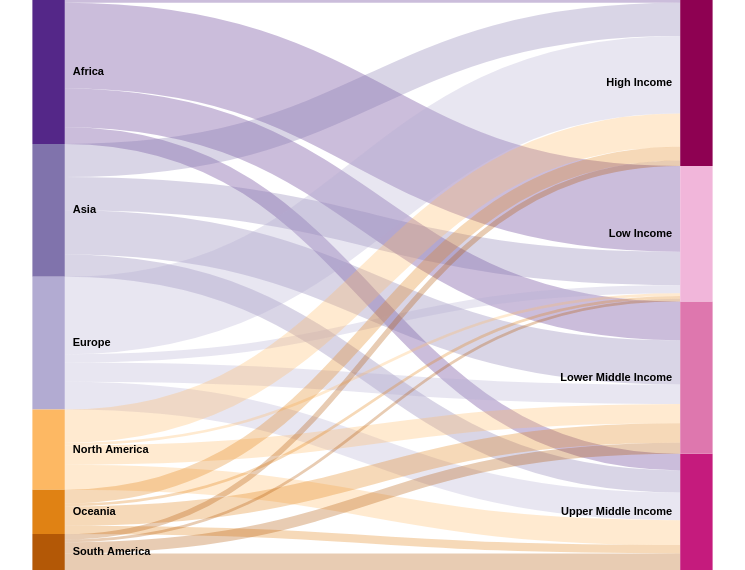

This figure's Vega-Lite source:
### Vega specification from a JSON file in a GitHub repository (floating-point values rounded to 4 significant figures)
{"$schema": "https://vega.github.io/schema/vega/v5.json", "width": 745, "height": 570, "data": [{"name": "continent_data", "values": {"aggregations": {"table": {"buckets": [{"key": {"continent": "Africa", "incomeLevel": "High Income"}, "countryCount": 1}, {"key": {"continent": "Africa", "incomeLevel": "Upper Middle Income"}, "countryCount": 6}, {"key": {"continent": "Africa", "incomeLevel": "Lower Middle Income"}, "countryCount": 14}, {"key": {"continent": "Africa", "incomeLevel": "Low Income"}, "countryCount": 31}, {"key": {"continent": "Asia", "incomeLevel": "High Income"}, "countryCount": 12}, {"key": {"continent": "Asia", "incomeLevel": "Upper Middle Income"}, "countryCount": 8}, {"key": {"continent": "Asia", "incomeLevel": "Lower Middle Income"}, "countryCount": 16}, {"key": {"continent": "Asia", "incomeLevel": "Low Income"}, "countryCount": 12}, {"key": {"continent": "Europe", "incomeLevel": "High Income"}, "countryCount": 28}, {"key": {"continent": "Europe", "incomeLevel": "Upper Middle Income"}, "countryCount": 10}, {"key": {"continent": "Europe", "incomeLevel": "Lower Middle Income"}, "countryCount": 7}, {"key": {"continent": "Europe", "incomeLevel": "Low Income"}, "countryCount": 3}, {"key": {"continent": "North America", "incomeLevel": "High Income"}, "countryCount": 12}, {"key": {"continent": "North America", "incomeLevel": "Upper Middle Income"}, "countryCount": 9}, {"key": {"continent": "North America", "incomeLevel": "Lower Middle Income"}, "countryCount": 7}, {"key": {"continent": "North America", "incomeLevel": "Low Income"}, "countryCount": 1}, {"key": {"continent": "Oceania", "incomeLevel": "High Income"}, "countryCount": 5}, {"key": {"continent": "Oceania", "incomeLevel": "Upper Middle Income"}, "countryCount": 3}, {"key": {"continent": "Oceania", "incomeLevel": "Lower Middle Income"}, "countryCount": 7}, {"key": {"continent": "Oceania", "incomeLevel": "Low Income"}, "countryCount": 1}, {"key": {"continent": "South America", "incomeLevel": "High Income"}, "countryCount": 2}, {"key": {"continent": "South America", "incomeLevel": "Upper Middle Income"}, "countryCount": 6}, {"key": {"continent": "South America", "incomeLevel": "Lower Middle Income"}, "countryCount": 4}, {"key": {"continent": "South America", "incomeLevel": "Low Income"}, "countryCount": 1}]}}}, "format": {"property": "aggregations.table.buckets"}, "transform": [{"type": "formula", "expr": "datum.key.continent", "as": "continent"}, {"type": "formula", "expr": "datum.key.incomeLevel", "as": "incomeLevel"}, {"type": "formula", "expr": "datum.countryCount", "as": "countryCount"}]}, {"name": "nodes", "source": "continent_data", "transform": [{"type": "filter", "expr": "!groupSelector || groupSelector.continent == datum.continent || groupSelector.incomeLevel == datum.incomeLevel"}, {"type": "formula", "expr": "datum.continent + datum.incomeLevel", "as": "key"}, {"type": "fold", "fields": ["continent", "incomeLevel"], "as": ["stackType", "groupId"]}, {"type": "formula", "expr": "datum.stackType == 'continent' ? datum.continent + ' ' + datum.incomeLevel : datum.incomeLevel + ' ' + datum.continent", "as": "sortField"}, {"type": "stack", "groupby": ["stackType"], "sort": {"field": "sortField", "order": "descending"}, "field": "countryCount"}, {"type": "formula", "expr": "(datum.y0 + datum.y1)/2", "as": "yc"}]}, {"name": "groups", "source": "nodes", "transform": [{"type": "aggregate", "groupby": ["stackType", "groupId"], "fields": ["countryCount"], "ops": ["sum"], "as": ["total"]}, {"type": "stack", "groupby": ["stackType"], "sort": {"field": "groupId", "order": "descending"}, "field": "total"}, {"type": "formula", "expr": "scale('y', datum.y0)", "as": "scaledY0"}, {"type": "formula", "expr": "scale('y', datum.y1)", "as": "scaledY1"}, {"type": "formula", "expr": "datum.stackType == 'continent'", "as": "rightLabel"}, {"type": "formula", "expr": "datum.total/domain('y')[1]", "as": "percentage"}]}, {"name": "destinationNodes", "source": "nodes", "transform": [{"type": "filter", "expr": "datum.stackType == 'incomeLevel'"}]}, {"name": "edges", "source": "nodes", "transform": [{"type": "filter", "expr": "datum.stackType == 'continent'"}, {"type": "lookup", "from": "destinationNodes", "key": "key", "fields": ["key"], "as": ["target"]}, {"type": "linkpath", "orient": "horizontal", "shape": "diagonal", "sourceY": {"expr": "scale('y', datum.yc)"}, "sourceX": {"expr": "scale('x', 'continent') + bandwidth('x')"}, "targetY": {"expr": "scale('y', datum.target.yc)"}, "targetX": {"expr": "scale('x', 'incomeLevel')"}}, {"type": "formula", "expr": "range('y')[0]-scale('y', datum.countryCount)", "as": "strokeWidth"}, {"type": "formula", "expr": "datum.countryCount/domain('y')[1]", "as": "percentage"}]}], "scales": [{"name": "x", "type": "band", "range": "width", "domain": ["continent", "incomeLevel"], "paddingOuter": 0.05, "paddingInner": 0.95}, {"name": "y", "type": "linear", "range": "height", "domain": {"data": "nodes", "field": "y1"}}, {"name": "color", "type": "ordinal", "range": ["#542788", "#8073ac", "#b2abd2", "#fdb863", "#e08214", "#b35806", "#8e0152", "#c51b7d", "#de77ae", "#f1b6da"], "domain": {"data": "continent_data", "fields": ["continent", "incomeLevel"]}}, {"name": "stackNames", "type": "ordinal", "range": ["Continent", "Income Level"], "domain": ["continent", "incomeLevel"]}], "marks": [{"type": "path", "name": "edgeMark", "from": {"data": "edges"}, "clip": true, "encode": {"update": {"stroke": [{"test": "groupSelector && groupSelector.stackType == 'continent'", "scale": "color", "field": "incomeLevel"}, {"scale": "color", "field": "continent"}], "strokeWidth": {"field": "strokeWidth"}, "path": {"field": "path"}, "strokeOpacity": {"signal": "!groupSelector && (groupHover.continent == datum.continent || groupHover.incomeLevel == datum.incomeLevel) ? 0.9 : 0.3"}, "zindex": {"signal": "!groupSelector && (groupHover.continent == datum.continent || groupHover.incomeLevel == datum.incomeLevel) ? 1 : 0"}, "tooltip": {"signal": "'Continent: ' + datum.continent + ' | Income Group: ' + datum.incomeLevel + ' | Countries: ' + format(datum.countryCount, ',.0f') + ' (' + format(datum.percentage, '.1%') + ')'"}}, "hover": {"strokeOpacity": {"value": 1}}}}, {"type": "rect", "name": "groupMark", "from": {"data": "groups"}, "encode": {"enter": {"fill": {"scale": "color", "field": "groupId"}, "width": {"scale": "x", "band": 1}}, "update": {"x": {"scale": "x", "field": "stackType"}, "y": {"field": "scaledY0"}, "y2": {"field": "scaledY1"}, "fillOpacity": {"value": 1}, "tooltip": {"signal": "datum.groupId + ': ' + format(datum.total, ',.0f') + ' countries (' + format(datum.percentage, '.1%') + ')'"}}, "hover": {"fillOpacity": {"value": 1}}}}, {"type": "text", "from": {"data": "groups"}, "interactive": false, "encode": {"update": {"x": {"signal": "scale('x', datum.stackType) + (datum.rightLabel ? bandwidth('x') + 8 : -8)"}, "yc": {"signal": "(datum.scaledY0 + datum.scaledY1)/2"}, "align": {"signal": "datum.rightLabel ? 'left' : 'right'"}, "baseline": {"value": "middle"}, "fontWeight": {"value": "bold"}, "text": {"signal": "abs(datum.scaledY0 - datum.scaledY1) > 13 ? datum.groupId : ''"}}}}, {"type": "group", "data": [{"name": "dataForShowAll", "values": [{}], "transform": [{"type": "filter", "expr": "groupSelector"}]}], "encode": {"enter": {"xc": {"signal": "width/2"}, "y": {"value": 30}, "width": {"value": 80}, "height": {"value": 30}}}, "marks": [{"type": "group", "name": "groupReset", "from": {"data": "dataForShowAll"}, "encode": {"enter": {"cornerRadius": {"value": 6}, "fill": {"value": "#f5f5f5"}, "stroke": {"value": "#c1c1c1"}, "strokeWidth": {"value": 2}, "height": {"field": {"group": "height"}}, "width": {"field": {"group": "width"}}}, "update": {"opacity": {"value": 1}}, "hover": {"opacity": {"value": 0.7}}}, "marks": [{"type": "text", "interactive": false, "encode": {"enter": {"xc": {"field": {"group": "width"}, "mult": 0.5}, "yc": {"field": {"group": "height"}, "mult": 0.5}, "align": {"value": "center"}, "baseline": {"value": "middle"}, "fontWeight": {"value": "bold"}, "text": {"value": "Show All"}}}}]}]}], "signals": [{"name": "groupHover", "value": {}, "on": [{"events": "@groupMark:mouseover", "update": "{continent: datum.stackType == 'continent' && datum.groupId, incomeLevel: datum.stackType == 'incomeLevel' && datum.groupId}"}, {"events": "mouseout", "update": "{}"}]}, {"name": "groupSelector", "value": false, "on": [{"events": "@groupMark:click!", "update": "{stackType: datum.stackType, continent: datum.stackType == 'continent' && datum.groupId, incomeLevel: datum.stackType == 'incomeLevel' && datum.groupId}"}, {"events": [{"type": "click", "markname": "groupReset"}, {"type": "dblclick"}], "update": "false"}]}]}
